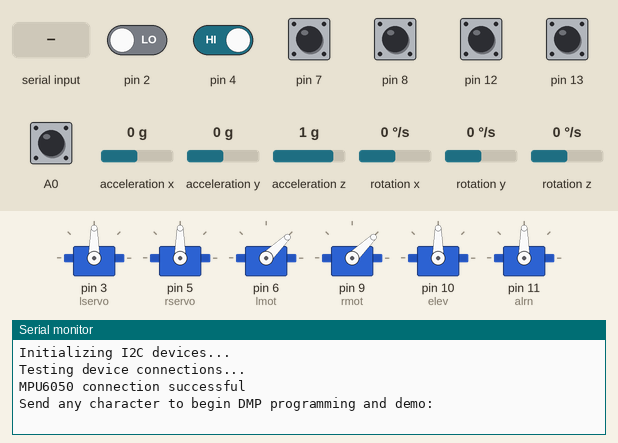
Bench run of a sketch on a simulated Arduino Uno, built with avr-gcc and run on an emulated ATmega328P. Shown: 6 × servo, the last lines printed to the serial monitor. The inputs (shaded band) are chosen by the test bench; at power-on: A0, pin 4, pin 7, pin 8, pin 12, pin 13 HIGH, pin 2 LOW, acceleration x 0 g, acceleration y 0 g, acceleration z 1 g, rotation x 0 °/s, rotation y 0 °/s, rotation z 0 °/s.

Above: at 0.9 s.
1.0 s: "90,45\n" received over Serial
At 1.8 s:
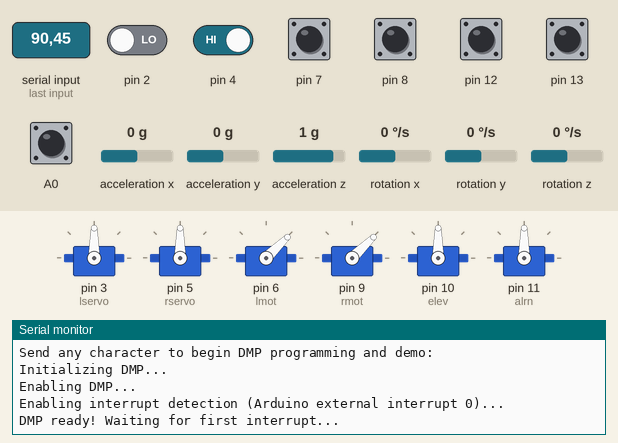
3.0 s: pin 2 driven HIGH and pin 4 driven LOW
At 7.1 s:
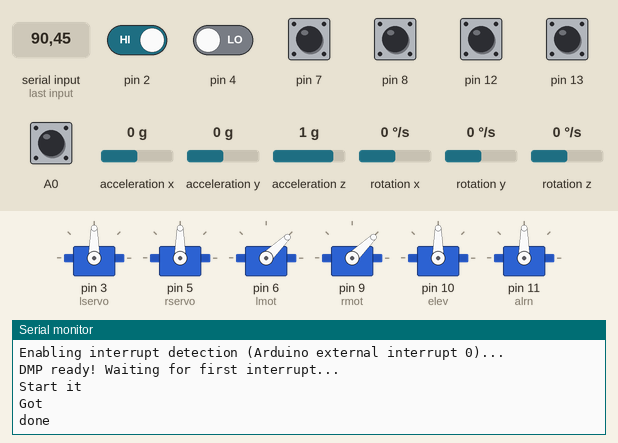

Measured:
- after the input at 1.0 s, the serial monitor: prints a new line at once (image 1)
- after the input at 3.0 s, the serial monitor: prints a new line after 3.5 s (image 2)

The sketch:

think_big_-_try_big.ino
```cpp
/*Code written by KVNG Vikram, Chinmay S Mahtre, Vamshi Bollam and Mathin Yadav during the AeroClub
 * Summer Project 2016, TILT ROTOR PLANE.
 * This is code for Arduino UNO (microcontroller) of the bicopter(tilt rotor) which controlls the servos and brushless
 * DC motors. It takes the orientation information from the MPU6050 accelerometer gyroscope sensor,
 * gets the data from the radio receiver in the form of PWM signals, uses the PID controller to find
 * the required output for piloting the bicopter acording to the received data and feeds that output
 * to the two servos and two ESCs(Electronic Speed Controller controlling BLDC motors)in the form of
 * PWM signals .
 */


/*connections of arduino UNO , MPU 6050, Radio receiver, servos and BLDC motors
 *  Interrupt 0 or Pin 2 =====> INT pin of MPU
 *  Analog Pin A5 =====> SCL pin of MPU
 *  Analog Pin A4 =====> SDA pin of MPU
 *  PWM Pin 6     =====> Signal pin of left ESC
 *  PWM Pin 9     =====> Signal pin of right ESC
 *  PWM Pin 3     =====> Signal pin of left Metal gear servo
 *  PWM Pin 5     =====> Signal pin of right Metal gar servo
 *  PWM Pin 11    =====> Signal pin of aileron servo
 *  PWM Pin 10    =====> Signal pin of elevator servo
 *  Pin A0        =====> Receiver channel 1
 *  Pin 13        =====> Receiver channel 2
 *  Pin 12        =====> Receiver channel 3
 *  Pin 4         =====> Receiver channel 4
 *  Pin 8         =====> Receiver channel 5
 *  Pin 7         =====> Receiver channel 6
 */


/*
 *  These are the constants for yaw , pitch , roll , height for the PID controller. Yaw Pithc Roll are
 *  measured by MPU6050 and height is measured bu Ultrasonic distance sensor. These constants are obtained
 *  by hit and trial method and checking the response. Tests are not yet completed so not all the
 *  constants are known.
 */
 //             yaw      pitch   roll      height
float kp[4]={   10     , 40   ,  100    ,    0    };
float ki[4]={   0.0    , 0    ,   0     ,   0.0   };
float kd[4]={  1300    , 1000 , 10000   ,    0.0  };


/*
 * these are the variable used while receiving data from radio reciever. Radio receiver which we used
 * has six channels among which four channels are controlled by the sitcks of the transmitter which give
 * information about yaw pitch roll height and other two channels are toggles . Receiver gives PWM signals
 * to arduino UNO and arduino UNO reads the signals using interrupts.
 */
unsigned long lch[6];                                  //  variables storing channel data in main loop
int i ;                                                //  variable used in for loops
int pitch=1 , height = 3 , roll = 2 , yaw = 0 ;        //  yaw pitch roll height are assigned numbers for ease of writing
uint16_t lrec[6] ={900,900,900,900,900,900};           //  lower limit of the PWM singnal from receiver
uint16_t hrec[6] ={2000,2000,2000,2000,2000,2000};     //  upper limit of the PWM singnal from receiver
float ref[4]={0,0,0,0}, yref=0;                        //  set points for yaw pitch roll height and yref for yaw


/*
 * to read the PWM singals pulseIn funciton can be used but there will be huge time lag due
 * to this. So interrupts are used.Working of interrupts will be explained further. For arduino UNO there
 * are only two hardware interrupt pins but we need 6 interrupt pins for receiver and one for MPU6050
 * To increase the number of interrupt pins we used PinChangeInt library which attached software interrupts
 * to which ever pin required. Here variables are defined as array of 6 for the 6 channels. Use of
 * lastpulsetime and firstpulsetime will be explained further.
 */
#include "PinChangeInt.h"
volatile unsigned long lastpulsetime[6] ;
volatile unsigned long firstpulsetime[6];
volatile unsigned long ch[6]={0,0,0,0,0,0};            //  Stores value of PWM in interrupt functions
/*
 *  Variable is declared as 'volatile' if it is not assigned or changed in setup or loop functions
 *  but only in interrupt functions. If not declared as 'volatile' compiler will consider it as
 *  constant since it is not changed in setup and loop.
 */


/*
 * to measure the height from ground we are using Ultrasonic sensor which has a range of 5cm to 2m
 * NewPing.h is used to interface with this sensor. Variation of height with different attitudes is
 * not considered for now
 */
#include "NewPing.h"
NewPing sonar(A1,A2,200);                              //  sensor is defined with A1 as trigger pin, A2 as echo pin and 200 is maximum distance
float alt = 0 ;                                        //  varable to store altitude


/*
 * To cotrol servos and BLDC motors we used servo library which gives servo and ESC signal via the
 * signal wire in the form of Pulse Width Modulation (rectangular pulses of 5V and 0V) by changing the
 * width of the pulses. The width of the pulses is between 1000 to 2000 microseconds which corresponds
 * to 0 to 180 degrees in servos and minimum to maximum throttle in BLDC motors. Serov elements are
 * created for motors and signal can be given to them by servo library functions.
 */
#include "Servo.h"
Servo lservo;                                          //  Left Metal geared servo
Servo rservo;                                          //  Right Metal geared servo
Servo lmot;                                            //  Left BLDC Motor
Servo rmot;                                            //  Right BLDC Motor
Servo elev;                                            //  Servo to control elevator (just created not used)
Servo alrn;                                            //  Serov to control aleron (not used)
int th=1000 ;                                          //  Variable to store throttle of BLDC


/*
 * The followeing lines are form the MPU 6050 DMP example(I2Cdev MPU6050 class, MotionApps v2.0) by
 * Jeff Rowberg <jeff@rowberg.net>. No changes are made from the example.
 */
#include "I2Cdev.h"
#include "MPU6050_6Axis_MotionApps20.h"
#include "Wire.h"
MPU6050 mpu;            // MPU6050 object is created
bool dmpReady = false;  // set true if DMP init was successful
uint8_t mpuIntStatus;   // holds actual interrupt status byte from MPU
uint16_t packetSize;    // expected DMP packet size (default is 42 bytes)
uint16_t fifoCount;     // count of all bytes currently in FIFO
uint8_t fifoBuffer[64]; // FIFO storage buffer
Quaternion q;           // Data type from library to store quaternion which is used to calculate ypr
VectorFloat gravity;    // Data type from library to storegravity vector variable, used to calculate ypr
float ypr[3]={0,0,0};   // [yaw, pitch, roll]  variable which stores value and which is used
volatile bool mpuInterrupt = false;     // indicates whether MPU interrupt pin has gone high
                                        // when data is ready MPU int pin goes high


//  Variables to store errors in PID controller. Array corresponds to yaw pitch roll height
float e_old[4]={0,0,0,0} ;              // error in previous instant
double E[4]={0,0,0,0};                  // sum of error from beguining


// ================================================================
// ===                        SETUP                             ===
// ================================================================
//  Setup function, executed only once
void setup() {


  //  attaching servo objects to pins required using library functions
  lservo.attach(3);
  rservo.attach(5);
  lmot.attach(6);
  rmot.attach(9);
  elev.attach(10);
  alrn.attach(11);

  //  Setting BLDC at low throttles and Metal Geared servos at 90degrees using library functions
  lmot.writeMicroseconds(1000);
  rmot.writeMicroseconds(1000);
  lservo.write(90);
  rservo.write(90);


  /*
   * Attaching software interrupts using PinChangeInt library function. The working of interrupt is
   * an interrupt is attached to a pin (which is an input) and when ever there is a change in voltage
   * of that pin the execution of setup or loop function is stopped and interrupt function for that
   * pin is executed. Only after its completion execution of setup or loop continues. The type of
   * change for a pin can be defined as
   * RISING - execute function when pin changes from 0V to 5V
   * FALLING - execute function when pin changes from 5V to 0V
   * CHANGE - execute function when voltage of pin changes(5-0V or 0-5V)
   * The condition for interrupt function are they should not be returning anything.
   * When an interrupt function is being executed interrupts don't work.
   * There can't be serial communication in the interrupt functions.
   * Here for each channel a function is called. Each function updates the PWM value of that channel
   * in ch[] variable.
   */
  attachPinChangeInterrupt( A0,chfunc1 , CHANGE );     //  ( Pin , function , <typr of change> )
  attachPinChangeInterrupt( 13,chfunc2 , CHANGE );
  attachPinChangeInterrupt( 12,chfunc3 , CHANGE );
  attachPinChangeInterrupt( 4 ,chfunc4 , CHANGE );
  attachPinChangeInterrupt( 8 ,chfunc5 , CHANGE );
  attachPinChangeInterrupt( 7 ,chfunc6 , CHANGE );


  /*
   * Begining the serial communication. Comment this when arduino is not connected to PC. Used for
   * debugging using serial monitor. Not required during flight.
   */
  Serial.begin(115200);
  while (!Serial);                                     //  Wait till communication established


  /*
   * The following lines are from DMP example where library functions are used. Small changes are
   * made like using pinchangeInt for MPU interrupt and stopping of execution when mpu
   * initialisation fails using while loop.
   */
  Wire.begin();                                        //  I2C communication started
  Serial.println(F("Initializing I2C devices..."));
  mpu.initialize();                                    //  For the MPU object
  Serial.println(F("Testing device connections..."));
  Serial.println(mpu.testConnection() ? F("MPU6050 connection successful") : F("MPU6050 connection failed"));

  //  execution waits till some character is entered in serial monitor
  Serial.println(F("\nSend any character to begin DMP programming and demo: "));
  while (Serial.available() && Serial.read()); // empty buffer
  while (!Serial.available());                 // wait for data
  while (Serial.available() && Serial.read()); // empty buffer again

  Serial.println(F("Initializing DMP..."));
  uint8_t devStatus = mpu.dmpInitialize();     //  = 0 if initialisation is successful


  /*
   * These are the 6 offsets 3 for accelerometers and 3 for gyros. These offsets are calculated by
   * MPU calibration example for a particular orientation and given using library functions. These
   * are always calculated using calibration example before running this code and given here. By this
   * ypr values are made near zero for this orientation and gyro drifts are reduced.
   */
  mpu.setXAccelOffset(-452);
  mpu.setYAccelOffset(-1742);
  mpu.setZAccelOffset(1860);
  mpu.setXGyroOffset(68);
  mpu.setYGyroOffset(0);
  mpu.setZGyroOffset(-8);


  //  If MPU initialisation was successful devStatus=0 else execution stops
  if (devStatus == 0) {
    Serial.println(F("Enabling DMP..."));
    mpu.setDMPEnabled(true);
    Serial.println(F("Enabling interrupt detection (Arduino external interrupt 0)..."));
    attachPinChangeInterrupt( 2 , dmpDataReady , RISING );    //  Attaching interrupt to pin 2
    mpuIntStatus = mpu.getIntStatus();
    Serial.println(F("DMP ready! Waiting for first interrupt..."));
    dmpReady = true;
    packetSize = mpu.dmpGetFIFOPacketSize();
  } else while(1)Serial.println(F("dmp initialization failed"));   // Cannot go out of this loop
  delay(5000);
  Serial.println("Start it ");
}


// ================================================================
// ===                    MAIN PROGRAM LOOP                     ===
// ================================================================

void loop() {
  while (!mpuInterrupt && fifoCount < packetSize) {
  /*
   * When ever MPU data is ready variable 'mpuInterrupt' is made true by interrupt function
   * 'dmpDataReady' and while condition is not satisfied. If not while loop continues till MPU
   * sends an interrupt. While loop also breaks when fifoCount is greater that packetSize. fifoCount
   * is obtained by library function in the main loop.
   *
   * Till the MPU gives an interrupt other tasks which are not related to MPU can be carried out
   * in this while loop instead of wasting time.
   */
  }
  mpuInterrupt = false;                        //  so that next interrupt can be detected
  mpuIntStatus = mpu.getIntStatus();
  fifoCount = mpu.getFIFOCount();              //  Fifo count is obtained
  if ((mpuIntStatus & 0x10) || fifoCount == 1024) {
    mpu.resetFIFO();
    Serial.println(F("FIFO overflow!"));
  }
  else if (mpuIntStatus & 0x02) {              //  Going for computation of ypr
    while (fifoCount < packetSize) fifoCount = mpu.getFIFOCount();
    mpu.getFIFOBytes(fifoBuffer, packetSize);
    fifoCount -= packetSize;
    mpu.dmpGetQuaternion(&q, fifoBuffer);
    mpu.dmpGetGravity(&gravity, &q);
    mpu.dmpGetYawPitchRoll(ypr, &q, &gravity);


    // Uncomment the below lines to print values of yaw pitch roll
/*
 *   Serial.print("ypr\t");
    Serial.print(ypr[0] * 180/M_PI);
    Serial.print("\t");
    Serial.print(ypr[1] * 180/M_PI);
    Serial.print("\t");
    Serial.println(ypr[2] * 180/M_PI);
*/
  }


  // storing the receiver PWM values in local variables to manipulate because ch[] value may change
  // in between.
  noInterrupts();                              // Interrupts are stopped
  for( i=0;i<6;i++){
    if(ch[i]<hrec[i]&&ch[i]>lrec[i])lch[i]=ch[i];
  }
  interrupts();                                // Interrupts are started


  /*
   * ref[] are the set points and copter always tries to orient itself at these yaw pitch roll
   * angles. Receriver values are mapped to -5 to 5 degrees of pitch and roll. Height from 0 to
   * 200cm (range of ultrasonic sensor).Yaw from -160 to 160.But code should be improvised for yaw.
   */
  ref[pitch]=map(lch[pitch],1000,2000,-5,5);
  ref[roll]=map(lch[roll],1000,2000,-5,5);
  //ref[height]=map(lch[height],1000,2000,0,200);   // did not use
  yref=map(lch[yaw],1000,2000,-160,160);


  // For using ultrosonic sensor uncomment these. Library function sonar.ping_cm() returns height
  // in integers.This value is converted into float variable
  /*
  alt = (float)(sonar.ping_cm());                   // stores value of height
  // Serial.println(alt);
  */


  /*
   * Calculating the changes to be made in motors and servos using pid function which takes
   * ref[i],ypr[i],kp[i],ki[i],kd[i] and i. i=o for yaw,i=1 for pitch, i=2 for roll and i=3
   * for height.
   */
  float delta[4];                                   // variable to store the change
  for( i=0;i<3;i++)delta[i]=pid(ref[i],ypr[i],kp[i],ki[i],kd[i],i);
  // delta[3]=pid(ref[3],alt,kp[3],ki[3],kd[3],3);


  /*
   * the following lines are to change the speed of BLDC by serial monitor during testing
   * without ultrasonic sensor. Comment these during flight.
   */
  // from here
  if(Serial.available()) {                          // if something is entered in serial monitor
    int getting = Serial.parseInt();                // read that integer value
    Serial.println("Got ");                         // say that you got something
    if(getting<2000&&getting>=1000){                // only if that value is possible to set
                                                    // i.e. between 1000 to 2000us
      if(getting>th){                               // check weather to increase or decrease the present one
        for(;getting>th;th++){                      // increase in small steps.
          lmot.writeMicroseconds(th);               // sending signal
          rmot.writeMicroseconds(th);               // sudden change makes motor to draw high currents
          delay(100);                               // how quick to change
          }
      }
      else if(getting<th){                          // if should be decreased
        for(;getting<th;th--){
          lmot.writeMicroseconds(th);
          rmot.writeMicroseconds(th);
          delay(100);
          }
      }
    }
    Serial.println("done");                         // send message that change is made
  }
  // till here


  // adding the change to the values of servos and motors
  unsigned int thlservo = 87 + delta[0] - delta[1] ;            //left servo
  unsigned int thrservo = 85 + delta[0] + delta[1] ;            //right servo
  unsigned int thlmot = th + delta[2] /*+ delta[4]*/ ;          //left motor
  unsigned int thrmot = th - delta[2] /*+ delta[4] */;          //right motor
  /*
  Serial.println("");
  Serial.print("\t");
  Serial.print(thlservo);
  Serial.print("\t");
  Serial.print(thlmot);
  Serial.print("\t");
  Serial.print(thrmot);
  Serial.print("\t");
  Serial.print(thrservo);
  Serial.println();
  Serial.println();
  Serial.println();
  Serial.println();
  */

  // checking weather outputs are meaningful and sending the corresponding PWM signal
  if(thlservo<180&&thlservo>0)lservo.write(thlservo);
  if(thrservo<180&&thrservo>0)rservo.write(thrservo);
  if(thlmot<1500&&thlmot>990)lmot.writeMicroseconds(thlmot);
  if(thrmot<1500&&thrmot>990)rmot.writeMicroseconds(thrmot);


  // End of main loop.
}


// ================================================================
// ===                         FUNCTIONS                        ===
// ================================================================

//
/*
 *this is pid function, returns the change to be made so that copter comes to required orientation.
 *Here instead of writing different functions for yaw, pitch, roll and height the input argument i
 *decides which one is calculated,  i=0 for yaw,1 for pitch,2 for roll and 3 for height. And in the
 *loop we give constants corresponding to i.
 *
 *simple explanation :
 *Assume that required roll is 0 degrees and copter is in 0degrees roll initially. Now we disturb
 *by increasing the roll by hand by 20degrees and leave it.
 *Kp is measure of how quick it tries to come to 0degrees. If only Kp is given then copter
 *executed Simple Harmonic Motion.
 *Kd is measure of how quick it damps its oscillations. With increase in Kd copters oscillation
 *die out and comes to 0 degrees and stops.
 *When Kp and Kd are present for some values of Kp and Kd there will be no overshooting(will not go
 *to negative roll) but also copter reaches near to 0 degrees but takes time to come to 0degrees. To
 *reduce the time it takes to come to 0 degrees Ki is given. Due to Ki error sums up. The small error
 *is added many times which makes considerable change and this brings it to 0degrees. Due to Ki change
 *will be made if error is present for long time.
 *
 *Either by hit and trial or by modelling good Kp,Ki,Kd values can be found for which there will be
 *no overshooting, comes to required positon very quick and do not oscillate.
 */
//         required_value   sensor_output   proportional  integral   derivative     variable for ypr
float pid(float set_point , float current ,   float kp  , float ki ,  float kd  ,   int i){
  float e , e_dot , outpid ;    // error , change in error , output
  e = set_point - current ;     // error is required - actual
  e_dot = e - e_old[i] ;        // change in error , ideally it is derivative but we just subract
  E[i]=E[i]+e ;                 // This sums up all the errors from biginning
  if(E[i]>500){                 // but check that it don't go too large
    /*Serial.println("E overflow");*/
    E[i]=0;
    }
  outpid = kp*e + kd*e_dot + ki*E[i] ;         // calculating output
  e_old[i] = e ;
  return outpid ;                              // returning output for corresponding i
}


// interrupt function when DMP data is ready in MPU, mpuInterrupt is made true which results in
// coming out of while loop
void dmpDataReady() {
    mpuInterrupt = true;
}


/*
 * These are interrupt functions to calculate the PWM value of each channel which are executed whenever
 * there is a change in voltage of corresponding pin. When the pulse just arrives, i.e. pin goes from
 * 0V to 5V due to interrupt main loop execution stops and interrupt function is executed.Voltage of
 * the pin is read using digitalRead(pin) (which is HIGH now) and concluded that pulse just arrived
 * and time is stored in firstpulsetime[] variable. Then execution of loop continues. When pulse ends i.e.
 * voltage on pin goes from 5V to 0V (after 1000 to 2000 microseconds) loop stops. Voltage is read
 * (which is LOW) and decided that pulse just ended , time is stored in lastpulsetime[] variable.
 * Difference of firstpulsetime[] and lastpulsetime[] is calculated and updated as ch[], the value of PWM.
 * Value of present time is found by micros() which gives present time from begining from timer in
 * microseconds.
 */
void chfunc1(){              // yaw
  unsigned long now = micros();                   // Stores present time.
  if(!digitalRead(A0)){                           // condition satisfied if pulse just ended
    lastpulsetime[0] = now ;                      // ending time stored
    ch[0]=lastpulsetime[0]-firstpulsetime[0];     // PWM value is calculated
  }
  else{                                           // if pin is HIGH
    firstpulsetime[0] = now ;                     // pulse starting time is stored
  }
}
void chfunc2(){              //pitch
  unsigned long now = micros();
  if(!digitalRead(13)){
    lastpulsetime[1] = now ;
    ch[1]=lastpulsetime[1]-firstpulsetime[1];
  }
  else{
    firstpulsetime[1] = now ;
  }
}
void chfunc3(){              //roll
  unsigned long now = micros();
  if(!digitalRead(12)){
    lastpulsetime[2] = now ;
    ch[2]=lastpulsetime[2]-firstpulsetime[2];
  }
  else{
    firstpulsetime[2] = now ;
  }
}
void chfunc4(){              //height
  unsigned long now = micros();
  if(!digitalRead(4)){
    lastpulsetime[3] = now ;
    ch[3]=lastpulsetime[3]-firstpulsetime[3];
  }
  else{
    firstpulsetime[3] = now ;
  }
}
void chfunc5(){
  unsigned long now = micros();
  if(!digitalRead(8)){
    lastpulsetime[4] = now ;
    ch[4]=lastpulsetime[4]-firstpulsetime[4];
  }
  else{
    firstpulsetime[4] = now ;
  }
}
void chfunc6(){
  unsigned long now = micros();
  if(!digitalRead(7)){
    lastpulsetime[5] = now ;
    ch[5]=lastpulsetime[5]-firstpulsetime[5];
  }
  else{
    firstpulsetime[5] = now ;
  }
}
```
